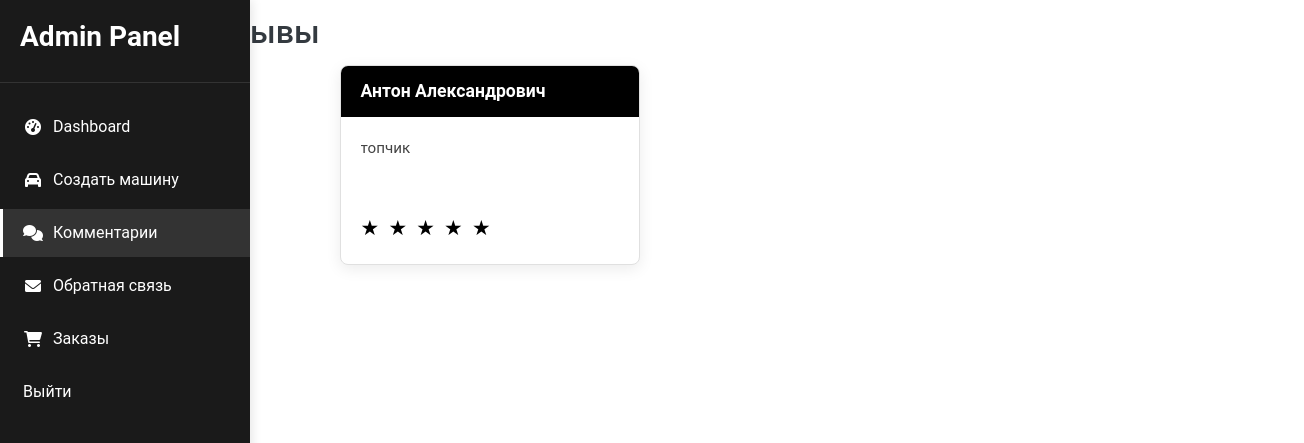
Before: /admin/comments (signed in) with the older database file.
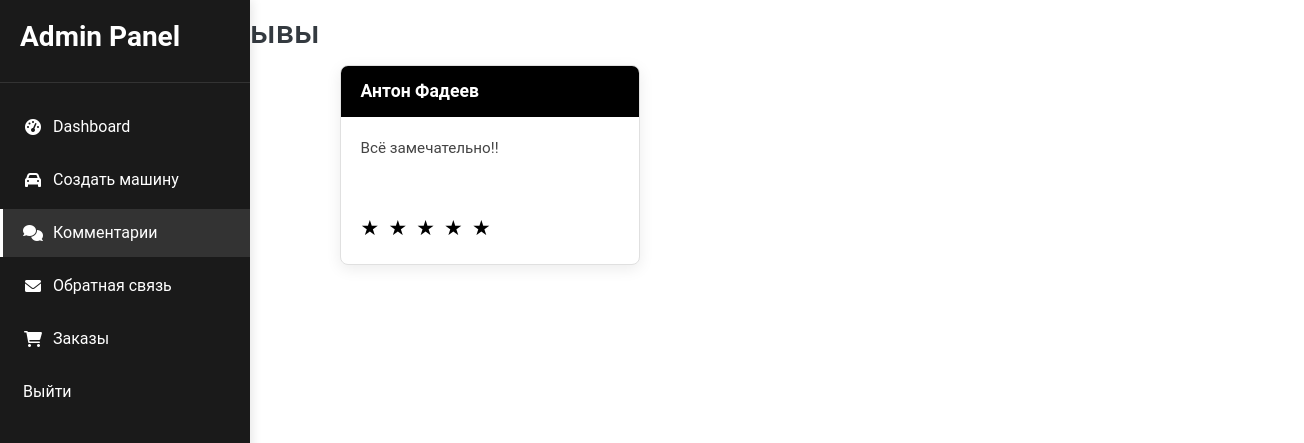
After: the same page with the newer database file.
### tables this page shows
CREATE TABLE reviews (
            id INTEGER PRIMARY KEY AUTOINCREMENT,
            name TEXT NOT NULL,
            comment TEXT NOT NULL,
            rating INTEGER NOT NULL CHECK (rating BETWEEN 1 AND 5),
            status TEXT DEFAULT 'pending' CHECK (status IN ('pending', 'approved', 'rejected')),
            created_at TIMESTAMP DEFAULT CURRENT_TIMESTAMP
        );

### app.py (the view)
@app.route('/admin/comments')
def admin_comments():
    if not session.get('logged_in'):
        return redirect(url_for('login'))
    conn = sqlite3.connect('Base/database.db')
    cursor = conn.cursor()
    cursor.execute("SELECT name, comment, rating FROM reviews")
    reviews = cursor.fetchall()
    conn.close()
    return render_template('admin_comments.html', reviews=reviews)

### templates/admin_comments.html (shortened to what this page needs)
{% extends "admin_pattern.html" %}
{% block content %}
<h2 class="text-dark mb-4" style="margin-left: 15%; margin-top: 1%;">Отзывы</h2>
<div class="reviews-container">
    {% for review in reviews %}
    <div class="review-card scroll-animate animate-from-bottom">
        <div class="review-header">{{ review[0] }}</div>
        <div class="review-content">
            <p>{{ review[1] }}</p>
            <div class="stars">
                {% for i in range(5) %}
                    {% if i < review[2] %}
                        <span class="filled">★</span>
                    {% else %}
                        <span>☆</span>
                    {% endif %}
                {% endfor %}
            </div>
        </div>
    </div>
    {% endfor %}
</div>
{% endblock %}

Changed rows visible on the page:
changed reviews: name "Антон Александрович" → "Антон Фадеев"; comment "топчик" → "Всё замечательно!!"
